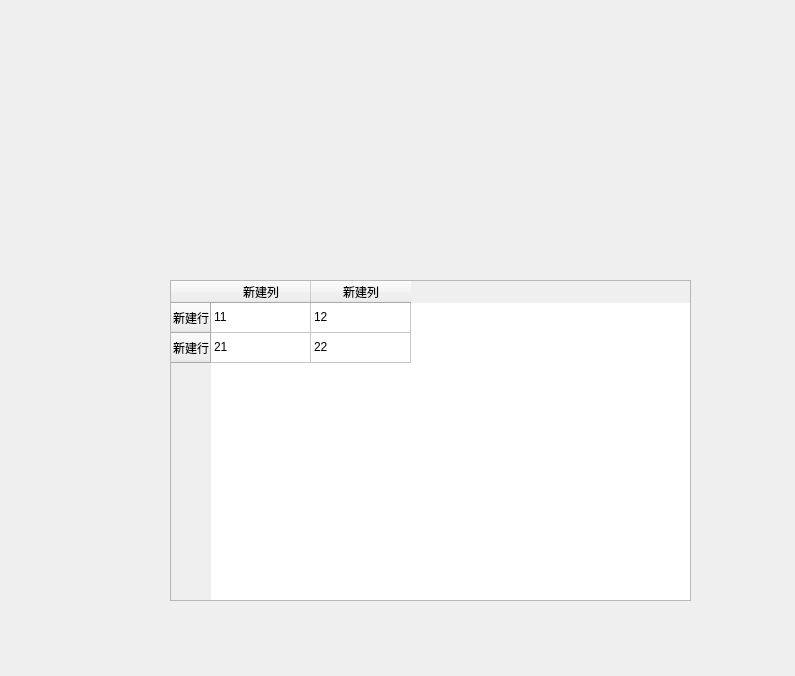
<?xml version="1.0" encoding="UTF-8"?>
<ui version="4.0">
 <class>Form</class>
 <widget class="QWidget" name="Form">
  <property name="geometry">
   <rect>
    <x>0</x>
    <y>0</y>
    <width>795</width>
    <height>676</height>
   </rect>
  </property>
  <property name="windowTitle">
   <string>Form</string>
  </property>
  <widget class="QTableWidget" name="tableWidget">
   <property name="geometry">
    <rect>
     <x>170</x>
     <y>280</y>
     <width>521</width>
     <height>321</height>
    </rect>
   </property>
   <row>
    <property name="text">
     <string>新建行</string>
    </property>
   </row>
   <row>
    <property name="text">
     <string>新建行</string>
    </property>
   </row>
   <column>
    <property name="text">
     <string>新建列</string>
    </property>
   </column>
   <column>
    <property name="text">
     <string>新建列</string>
    </property>
   </column>
   <item row="0" column="0">
    <property name="text">
     <string>11</string>
    </property>
   </item>
   <item row="0" column="1">
    <property name="text">
     <string>12</string>
    </property>
   </item>
   <item row="1" column="0">
    <property name="text">
     <string>21</string>
    </property>
   </item>
   <item row="1" column="1">
    <property name="text">
     <string>22</string>
    </property>
   </item>
  </widget>
 </widget>
 <resources/>
 <connections/>
</ui>
